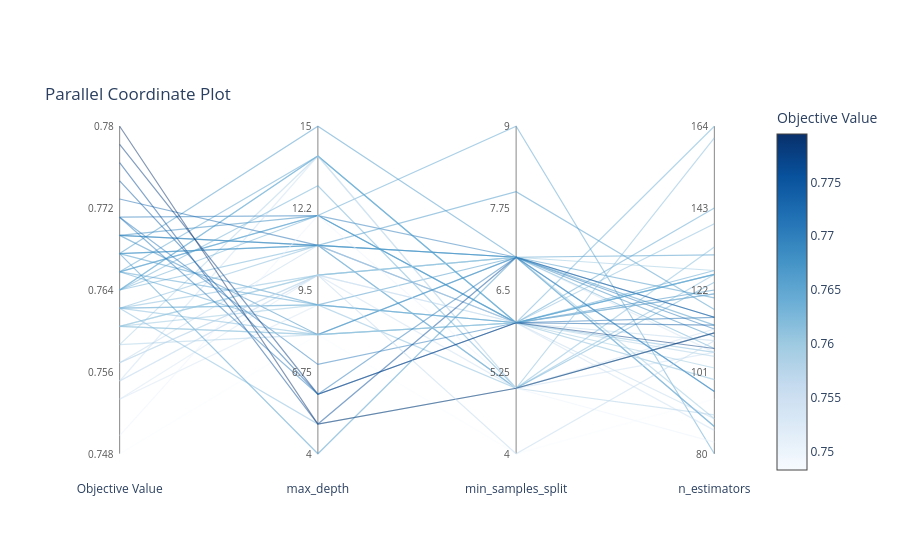

Source (notebook cell):
### Code cell
fig.update_traces(
    selector=dict(type="parcoords"),
    line=dict(cmin=0.76, cmax=0.786, colorscale="Blues"),
)
fig.show()

### Figure 1 — Plotly figure (JSON) as saved in the notebook; plotly's stock layout.template omitted (floating-point values rounded to 4 significant figures)
{"data": [{"customdata": [["Objective Value", "0.767"], ["max_depth", "9"], ["min_samples_split", "7"], ["n_estimators", "131"]], "hovertemplate": "%{customdata[0]}: %{customdata[1]}<extra></extra>", "line": {"color": "rgb(70.55555555555496, 149.1111111111107, 199.77777777777754)", "dash": "solid", "width": 1.2}, "mode": "lines", "opacity": 0.5, "showlegend": false, "type": "scatter", "x": [0, 1, 2, 3], "y": [0.6111, 0.4545, 0.6, 0.6071]}, {"customdata": [["Objective Value", "0.769"], ["max_depth", "11"], ["min_samples_split", "5"], ["n_estimators", "111"]], "hovertemplate": "%{customdata[0]}: %{customdata[1]}<extra></extra>", "line": {"color": "rgb(54.999999999999076, 134.99999999999906, 192.33333333333286)", "dash": "solid", "width": 1.2}, "mode": "lines", "opacity": 0.5, "showlegend": false, "type": "scatter", "x": [0, 1, 2, 3], "y": [0.6667, 0.6364, 0.2, 0.369]}, {"customdata": [["Objective Value", "0.748"], ["max_depth", "8"], ["min_samples_split", "4"], ["n_estimators", "94"]], "hovertemplate": "%{customdata[0]}: %{customdata[1]}<extra></extra>", "line": {"color": "rgb(247.0, 251.0, 255.0)", "dash": "solid", "width": 1.2}, "mode": "lines", "opacity": 0.5, "showlegend": false, "type": "scatter", "x": [0, 1, 2, 3], "y": [0, 0.3636, 0, 0.1667]}, {"customdata": [["Objective Value", "0.766"], ["max_depth", "14"], ["min_samples_split", "6"], ["n_estimators", "143"]], "hovertemplate": "%{customdata[0]}: %{customdata[1]}<extra></extra>", "line": {"color": "rgb(88.77777777777777, 161.55555555555554, 206.88888888888889)", "dash": "solid", "width": 1.2}, "mode": "lines", "opacity": 0.5, "showlegend": false, "type": "scatter", "x": [0, 1, 2, 3], "y": [0.5556, 0.9091, 0.4, 0.75]}, {"customdata": [["Objective Value", "0.764"], ["max_depth", "14"], ["min_samples_split", "6"], ["n_estimators", "164"]], "hovertemplate": "%{customdata[0]}: %{customdata[1]}<extra></extra>", "line": {"color": "rgb(106.99999999999942, 173.9999999999996, 213.99999999999977)", "dash": "solid", "width": 1.2}, "mode": "lines", "opacity": 0.5, "showlegend": false, "type": "scatter", "x": [0, 1, 2, 3], "y": [0.5, 0.9091, 0.4, 1]}, {"customdata": [["Objective Value", "0.759"], ["max_depth", "14"], ["min_samples_split", "5"], ["n_estimators", "90"]], "hovertemplate": "%{customdata[0]}: %{customdata[1]}<extra></extra>", "line": {"color": "rgb(171.3333333333322, 207.66666666666617, 229.66666666666626)", "dash": "solid", "width": 1.2}, "mode": "lines", "opacity": 0.5, "showlegend": false, "type": "scatter", "x": [0, 1, 2, 3], "y": [0.3333, 0.9091, 0.2, 0.119]}, {"customdata": [["Objective Value", "0.766"], ["max_depth", "12"], ["min_samples_split", "9"], ["n_estimators", "80"]], "hovertemplate": "%{customdata[0]}: %{customdata[1]}<extra></extra>", "line": {"color": "rgb(88.77777777777777, 161.55555555555554, 206.88888888888889)", "dash": "solid", "width": 1.2}, "mode": "lines", "opacity": 0.5, "showlegend": false, "type": "scatter", "x": [0, 1, 2, 3], "y": [0.5556, 0.7273, 1, 0]}, {"customdata": [["Objective Value", "0.767"], ["max_depth", "15"], ["min_samples_split", "7"], ["n_estimators", "115"]], "hovertemplate": "%{customdata[0]}: %{customdata[1]}<extra></extra>", "line": {"color": "rgb(70.55555555555496, 149.1111111111107, 199.77777777777754)", "dash": "solid", "width": 1.2}, "mode": "lines", "opacity": 0.5, "showlegend": false, "type": "scatter", "x": [0, 1, 2, 3], "y": [0.6111, 1, 0.6, 0.4167]}, {"customdata": [["Objective Value", "0.764"], ["max_depth", "12"], ["min_samples_split", "6"], ["n_estimators", "126"]], "hovertemplate": "%{customdata[0]}: %{customdata[1]}<extra></extra>", "line": {"color": "rgb(106.99999999999942, 173.9999999999996, 213.99999999999977)", "dash": "solid", "width": 1.2}, "mode": "lines", "opacity": 0.5, "showlegend": false, "type": "scatter", "x": [0, 1, 2, 3], "y": [0.5, 0.7273, 0.4, 0.5476]}, {"customdata": [["Objective Value", "0.753"], ["max_depth", "10"], ["min_samples_split", "7"], ["n_estimators", "106"]], "hovertemplate": "%{customdata[0]}: %{customdata[1]}<extra></extra>", "line": {"color": "rgb(214.00000000000034, 229.66666666666688, 244.33333333333346)", "dash": "solid", "width": 1.2}, "mode": "lines", "opacity": 0.5, "showlegend": false, "type": "scatter", "x": [0, 1, 2, 3], "y": [0.1667, 0.5455, 0.6, 0.3095]}, {"customdata": [["Objective Value", "0.757"], ["max_depth", "10"], ["min_samples_split", "6"], ["n_estimators", "109"]], "hovertemplate": "%{customdata[0]}: %{customdata[1]}<extra></extra>", "line": {"color": "rgb(189.11111111111055, 215.22222222222197, 235.8888888888887)", "dash": "solid", "width": 1.2}, "mode": "lines", "opacity": 0.5, "showlegend": false, "type": "scatter", "x": [0, 1, 2, 3], "y": [0.2778, 0.5455, 0.4, 0.3452]}, {"customdata": [["Objective Value", "0.764"], ["max_depth", "11"], ["min_samples_split", "7"], ["n_estimators", "107"]], "hovertemplate": "%{customdata[0]}: %{customdata[1]}<extra></extra>", "line": {"color": "rgb(107.00000000000072, 174.0000000000004, 214.00000000000017)", "dash": "solid", "width": 1.2}, "mode": "lines", "opacity": 0.5, "showlegend": false, "type": "scatter", "x": [0, 1, 2, 3], "y": [0.5, 0.6364, 0.6, 0.3214]}, {"customdata": [["Objective Value", "0.771"], ["max_depth", "12"], ["min_samples_split", "7"], ["n_estimators", "112"]], "hovertemplate": "%{customdata[0]}: %{customdata[1]}<extra></extra>", "line": {"color": "rgb(40.33333333333287, 120.33333333333286, 184.77777777777754)", "dash": "solid", "width": 1.2}, "mode": "lines", "opacity": 0.5, "showlegend": false, "type": "scatter", "x": [0, 1, 2, 3], "y": [0.7222, 0.7273, 0.6, 0.381]}, {"customdata": [["Objective Value", "0.755"], ["max_depth", "14"], ["min_samples_split", "5"], ["n_estimators", "112"]], "hovertemplate": "%{customdata[0]}: %{customdata[1]}<extra></extra>", "line": {"color": "rgb(203.33333333333334, 222.55555555555554, 240.77777777777777)", "dash": "solid", "width": 1.2}, "mode": "lines", "opacity": 0.5, "showlegend": false, "type": "scatter", "x": [0, 1, 2, 3], "y": [0.2222, 0.9091, 0.2, 0.381]}, {"customdata": [["Objective Value", "0.762"], ["max_depth", "9"], ["min_samples_split", "5"], ["n_estimators", "133"]], "hovertemplate": "%{customdata[0]}: %{customdata[1]}<extra></extra>", "line": {"color": "rgb(129.66666666666814, 186.44444444444525, 218.8888888888892)", "dash": "solid", "width": 1.2}, "mode": "lines", "opacity": 0.5, "showlegend": false, "type": "scatter", "x": [0, 1, 2, 3], "y": [0.4444, 0.4545, 0.2, 0.631]}, {"customdata": [["Objective Value", "0.769"], ["max_depth", "11"], ["min_samples_split", "7"], ["n_estimators", "87"]], "hovertemplate": "%{customdata[0]}: %{customdata[1]}<extra></extra>", "line": {"color": "rgb(54.999999999999076, 134.99999999999906, 192.33333333333286)", "dash": "solid", "width": 1.2}, "mode": "lines", "opacity": 0.5, "showlegend": false, "type": "scatter", "x": [0, 1, 2, 3], "y": [0.6667, 0.6364, 0.6, 0.08333]}, {"customdata": [["Objective Value", "0.764"], ["max_depth", "14"], ["min_samples_split", "6"], ["n_estimators", "126"]], "hovertemplate": "%{customdata[0]}: %{customdata[1]}<extra></extra>", "line": {"color": "rgb(107.00000000000072, 174.0000000000004, 214.00000000000017)", "dash": "solid", "width": 1.2}, "mode": "lines", "opacity": 0.5, "showlegend": false, "type": "scatter", "x": [0, 1, 2, 3], "y": [0.5, 0.9091, 0.4, 0.5476]}, {"customdata": [["Objective Value", "0.769"], ["max_depth", "12"], ["min_samples_split", "6"], ["n_estimators", "122"]], "hovertemplate": "%{customdata[0]}: %{customdata[1]}<extra></extra>", "line": {"color": "rgb(55.000000000000014, 135.0, 192.33333333333334)", "dash": "solid", "width": 1.2}, "mode": "lines", "opacity": 0.5, "showlegend": false, "type": "scatter", "x": [0, 1, 2, 3], "y": [0.6667, 0.7273, 0.4, 0.5]}, {"customdata": [["Objective Value", "0.762"], ["max_depth", "11"], ["min_samples_split", "5"], ["n_estimators", "126"]], "hovertemplate": "%{customdata[0]}: %{customdata[1]}<extra></extra>", "line": {"color": "rgb(129.66666666666669, 186.44444444444446, 218.88888888888889)", "dash": "solid", "width": 1.2}, "mode": "lines", "opacity": 0.5, "showlegend": false, "type": "scatter", "x": [0, 1, 2, 3], "y": [0.4444, 0.6364, 0.2, 0.5476]}, {"customdata": [["Objective Value", "0.766"], ["max_depth", "12"], ["min_samples_split", "6"], ["n_estimators", "127"]], "hovertemplate": "%{customdata[0]}: %{customdata[1]}<extra></extra>", "line": {"color": "rgb(88.77777777777777, 161.55555555555554, 206.88888888888889)", "dash": "solid", "width": 1.2}, "mode": "lines", "opacity": 0.5, "showlegend": false, "type": "scatter", "x": [0, 1, 2, 3], "y": [0.5556, 0.7273, 0.4, 0.5595]}, {"customdata": [["Objective Value", "0.773"], ["max_depth", "11"], ["min_samples_split", "6"], ["n_estimators", "115"]], "hovertemplate": "%{customdata[0]}: %{customdata[1]}<extra></extra>", "line": {"color": "rgb(27.444444444443732, 105.88888888888798, 175.44444444444372)", "dash": "solid", "width": 1.2}, "mode": "lines", "opacity": 0.5, "showlegend": false, "type": "scatter", "x": [0, 1, 2, 3], "y": [0.7778, 0.6364, 0.4, 0.4167]}, {"customdata": [["Objective Value", "0.764"], ["max_depth", "13"], ["min_samples_split", "5"], ["n_estimators", "124"]], "hovertemplate": "%{customdata[0]}: %{customdata[1]}<extra></extra>", "line": {"color": "rgb(107.00000000000072, 174.0000000000004, 214.00000000000017)", "dash": "solid", "width": 1.2}, "mode": "lines", "opacity": 0.5, "showlegend": false, "type": "scatter", "x": [0, 1, 2, 3], "y": [0.5, 0.8182, 0.2, 0.5238]}, {"customdata": [["Objective Value", "0.76"], ["max_depth", "10"], ["min_samples_split", "7"], ["n_estimators", "89"]], "hovertemplate": "%{customdata[0]}: %{customdata[1]}<extra></extra>", "line": {"color": "rgb(152.33333333333405, 198.88888888888928, 223.77777777777794)", "dash": "solid", "width": 1.2}, "mode": "lines", "opacity": 0.5, "showlegend": false, "type": "scatter", "x": [0, 1, 2, 3], "y": [0.3889, 0.5455, 0.6, 0.1071]}, {"customdata": [["Objective Value", "0.767"], ["max_depth", "11"], ["min_samples_split", "7"], ["n_estimators", "120"]], "hovertemplate": "%{customdata[0]}: %{customdata[1]}<extra></extra>", "line": {"color": "rgb(70.55555555555496, 149.1111111111107, 199.77777777777754)", "dash": "solid", "width": 1.2}, "mode": "lines", "opacity": 0.5, "showlegend": false, "type": "scatter", "x": [0, 1, 2, 3], "y": [0.6111, 0.6364, 0.6, 0.4762]}, {"customdata": [["Objective Value", "0.757"], ["max_depth", "11"], ["min_samples_split", "6"], ["n_estimators", "89"]], "hovertemplate": "%{customdata[0]}: %{customdata[1]}<extra></extra>", "line": {"color": "rgb(189.11111111111282, 215.22222222222294, 235.88888888888948)", "dash": "solid", "width": 1.2}, "mode": "lines", "opacity": 0.5, "showlegend": false, "type": "scatter", "x": [0, 1, 2, 3], "y": [0.2778, 0.6364, 0.4, 0.1071]}, {"customdata": [["Objective Value", "0.762"], ["max_depth", "10"], ["min_samples_split", "7"], ["n_estimators", "87"]], "hovertemplate": "%{customdata[0]}: %{customdata[1]}<extra></extra>", "line": {"color": "rgb(129.66666666666814, 186.44444444444525, 218.8888888888892)", "dash": "solid", "width": 1.2}, "mode": "lines", "opacity": 0.5, "showlegend": false, "type": "scatter", "x": [0, 1, 2, 3], "y": [0.4444, 0.5455, 0.6, 0.08333]}, {"customdata": [["Objective Value", "0.755"], ["max_depth", "10"], ["min_samples_split", "6"], ["n_estimators", "86"]], "hovertemplate": "%{customdata[0]}: %{customdata[1]}<extra></extra>", "line": {"color": "rgb(203.33333333333334, 222.55555555555554, 240.77777777777777)", "dash": "solid", "width": 1.2}, "mode": "lines", "opacity": 0.5, "showlegend": false, "type": "scatter", "x": [0, 1, 2, 3], "y": [0.2222, 0.5455, 0.4, 0.07143]}, {"customdata": [["Objective Value", "0.766"], ["max_depth", "8"], ["min_samples_split", "7"], ["n_estimators", "96"]], "hovertemplate": "%{customdata[0]}: %{customdata[1]}<extra></extra>", "line": {"color": "rgb(88.77777777777777, 161.55555555555554, 206.88888888888889)", "dash": "solid", "width": 1.2}, "mode": "lines", "opacity": 0.5, "showlegend": false, "type": "scatter", "x": [0, 1, 2, 3], "y": [0.5556, 0.3636, 0.6, 0.1905]}, {"customdata": [["Objective Value", "0.753"], ["max_depth", "9"], ["min_samples_split", "6"], ["n_estimators", "99"]], "hovertemplate": "%{customdata[0]}: %{customdata[1]}<extra></extra>", "line": {"color": "rgb(214.00000000000034, 229.66666666666688, 244.33333333333346)", "dash": "solid", "width": 1.2}, "mode": "lines", "opacity": 0.5, "showlegend": false, "type": "scatter", "x": [0, 1, 2, 3], "y": [0.1667, 0.4545, 0.4, 0.2262]}, {"customdata": [["Objective Value", "0.769"], ["max_depth", "8"], ["min_samples_split", "7"], ["n_estimators", "110"]], "hovertemplate": "%{customdata[0]}: %{customdata[1]}<extra></extra>", "line": {"color": "rgb(55.000000000000014, 135.0, 192.33333333333334)", "dash": "solid", "width": 1.2}, "mode": "lines", "opacity": 0.5, "showlegend": false, "type": "scatter", "x": [0, 1, 2, 3], "y": [0.6667, 0.3636, 0.6, 0.3571]}, {"customdata": [["Objective Value", "0.767"], ["max_depth", "11"], ["min_samples_split", "8"], ["n_estimators", "117"]], "hovertemplate": "%{customdata[0]}: %{customdata[1]}<extra></extra>", "line": {"color": "rgb(70.55555555555496, 149.1111111111107, 199.77777777777754)", "dash": "solid", "width": 1.2}, "mode": "lines", "opacity": 0.5, "showlegend": false, "type": "scatter", "x": [0, 1, 2, 3], "y": [0.6111, 0.6364, 0.8, 0.4405]}, {"customdata": [["Objective Value", "0.762"], ["max_depth", "9"], ["min_samples_split", "6"], ["n_estimators", "106"]], "hovertemplate": "%{customdata[0]}: %{customdata[1]}<extra></extra>", "line": {"color": "rgb(129.66666666666669, 186.44444444444446, 218.88888888888889)", "dash": "solid", "width": 1.2}, "mode": "lines", "opacity": 0.5, "showlegend": false, "type": "scatter", "x": [0, 1, 2, 3], "y": [0.4444, 0.4545, 0.4, 0.3095]}, {"customdata": [["Objective Value", "0.755"], ["max_depth", "10"], ["min_samples_split", "5"], ["n_estimators", "106"]], "hovertemplate": "%{customdata[0]}: %{customdata[1]}<extra></extra>", "line": {"color": "rgb(203.33333333333334, 222.55555555555554, 240.77777777777777)", "dash": "solid", "width": 1.2}, "mode": "lines", "opacity": 0.5, "showlegend": false, "type": "scatter", "x": [0, 1, 2, 3], "y": [0.2222, 0.5455, 0.2, 0.3095]}, {"customdata": [["Objective Value", "0.771"], ["max_depth", "7"], ["min_samples_split", "6"], ["n_estimators", "121"]], "hovertemplate": "%{customdata[0]}: %{customdata[1]}<extra></extra>", "line": {"color": "rgb(40.33333333333287, 120.33333333333286, 184.77777777777754)", "dash": "solid", "width": 1.2}, "mode": "lines", "opacity": 0.5, "showlegend": false, "type": "scatter", "x": [0, 1, 2, 3], "y": [0.7222, 0.2727, 0.4, 0.4881]}, {"customdata": [["Objective Value", "0.76"], ["max_depth", "9"], ["min_samples_split", "6"], ["n_estimators", "121"]], "hovertemplate": "%{customdata[0]}: %{customdata[1]}<extra></extra>", "line": {"color": "rgb(152.33333333333405, 198.88888888888928, 223.77777777777794)", "dash": "solid", "width": 1.2}, "mode": "lines", "opacity": 0.5, "showlegend": false, "type": "scatter", "x": [0, 1, 2, 3], "y": [0.3889, 0.4545, 0.4, 0.4881]}, {"customdata": [["Objective Value", "0.75"], ["max_depth", "12"], ["min_samples_split", "5"], ["n_estimators", "83"]], "hovertemplate": "%{customdata[0]}: %{customdata[1]}<extra></extra>", "line": {"color": "rgb(235.88888888888926, 243.8888888888891, 251.44444444444457)", "dash": "solid", "width": 1.2}, "mode": "lines", "opacity": 0.5, "showlegend": false, "type": "scatter", "x": [0, 1, 2, 3], "y": [0.05556, 0.7273, 0.2, 0.03571]}, {"customdata": [["Objective Value", "0.776"], ["max_depth", "5"], ["min_samples_split", "7"], ["n_estimators", "115"]], "hovertemplate": "%{customdata[0]}: %{customdata[1]}<extra></extra>", "line": {"color": "rgb(8.0, 77.33333333333334, 150.55555555555557)", "dash": "solid", "width": 1.2}, "mode": "lines", "opacity": 0.5, "showlegend": false, "type": "scatter", "x": [0, 1, 2, 3], "y": [0.8889, 0.09091, 0.6, 0.4167]}, {"customdata": [["Objective Value", "0.759"], ["max_depth", "8"], ["min_samples_split", "6"], ["n_estimators", "105"]], "hovertemplate": "%{customdata[0]}: %{customdata[1]}<extra></extra>", "line": {"color": "rgb(171.3333333333322, 207.66666666666617, 229.66666666666626)", "dash": "solid", "width": 1.2}, "mode": "lines", "opacity": 0.5, "showlegend": false, "type": "scatter", "x": [0, 1, 2, 3], "y": [0.3333, 0.3636, 0.4, 0.2976]}, {"customdata": [["Objective Value", "0.76"], ["max_depth", "8"], ["min_samples_split", "6"], ["n_estimators", "99"]], "hovertemplate": "%{customdata[0]}: %{customdata[1]}<extra></extra>", "line": {"color": "rgb(152.33333333333405, 198.88888888888928, 223.77777777777794)", "dash": "solid", "width": 1.2}, "mode": "lines", "opacity": 0.5, "showlegend": false, "type": "scatter", "x": [0, 1, 2, 3], "y": [0.3889, 0.3636, 0.4, 0.2262]}, {"customdata": [["Objective Value", "0.762"], ["max_depth", "8"], ["min_samples_split", "6"], ["n_estimators", "139"]], "hovertemplate": "%{customdata[0]}: %{customdata[1]}<extra></extra>", "line": {"color": "rgb(129.66666666666814, 186.44444444444525, 218.8888888888892)", "dash": "solid", "width": 1.2}, "mode": "lines", "opacity": 0.5, "showlegend": false, "type": "scatter", "x": [0, 1, 2, 3], "y": [0.4444, 0.3636, 0.4, 0.7024]}, {"customdata": [["Objective Value", "0.76"], ["max_depth", "10"], ["min_samples_split", "7"], ["n_estimators", "127"]], "hovertemplate": "%{customdata[0]}: %{customdata[1]}<extra></extra>", "line": {"color": "rgb(152.33333333333405, 198.88888888888928, 223.77777777777794)", "dash": "solid", "width": 1.2}, "mode": "lines", "opacity": 0.5, "showlegend": false, "type": "scatter", "x": [0, 1, 2, 3], "y": [0.3889, 0.5455, 0.6, 0.5595]}, {"customdata": [["Objective Value", "0.774"], ["max_depth", "6"], ["min_samples_split", "6"], ["n_estimators", "113"]], "hovertemplate": "%{customdata[0]}: %{customdata[1]}<extra></extra>", "line": {"color": "rgb(16.33333333333226, 91.6666666666653, 164.33333333333226)", "dash": "solid", "width": 1.2}, "mode": "lines", "opacity": 0.5, "showlegend": false, "type": "scatter", "x": [0, 1, 2, 3], "y": [0.8333, 0.1818, 0.4, 0.3929]}, {"customdata": [["Objective Value", "0.766"], ["max_depth", "9"], ["min_samples_split", "6"], ["n_estimators", "126"]], "hovertemplate": "%{customdata[0]}: %{customdata[1]}<extra></extra>", "line": {"color": "rgb(88.77777777777777, 161.55555555555554, 206.88888888888889)", "dash": "solid", "width": 1.2}, "mode": "lines", "opacity": 0.5, "showlegend": false, "type": "scatter", "x": [0, 1, 2, 3], "y": [0.5556, 0.4545, 0.4, 0.5476]}, {"customdata": [["Objective Value", "0.76"], ["max_depth", "8"], ["min_samples_split", "6"], ["n_estimators", "102"]], "hovertemplate": "%{customdata[0]}: %{customdata[1]}<extra></extra>", "line": {"color": "rgb(152.33333333333405, 198.88888888888928, 223.77777777777794)", "dash": "solid", "width": 1.2}, "mode": "lines", "opacity": 0.5, "showlegend": false, "type": "scatter", "x": [0, 1, 2, 3], "y": [0.3889, 0.3636, 0.4, 0.2619]}, {"customdata": [["Objective Value", "0.767"], ["max_depth", "4"], ["min_samples_split", "7"], ["n_estimators", "113"]], "hovertemplate": "%{customdata[0]}: %{customdata[1]}<extra></extra>", "line": {"color": "rgb(70.55555555555613, 149.11111111111148, 199.777777777778)", "dash": "solid", "width": 1.2}, "mode": "lines", "opacity": 0.5, "showlegend": false, "type": "scatter", "x": [0, 1, 2, 3], "y": [0.6111, 0, 0.6, 0.3929]}, {"customdata": [["Objective Value", "0.778"], ["max_depth", "6"], ["min_samples_split", "6"], ["n_estimators", "107"]], "hovertemplate": "%{customdata[0]}: %{customdata[1]}<extra></extra>", "line": {"color": "rgb(8.0, 62.6666666666662, 128.7777777777771)", "dash": "solid", "width": 1.2}, "mode": "lines", "opacity": 0.5, "showlegend": false, "type": "scatter", "x": [0, 1, 2, 3], "y": [0.9444, 0.1818, 0.4, 0.3214]}, {"customdata": [["Objective Value", "0.762"], ["max_depth", "5"], ["min_samples_split", "5"], ["n_estimators", "161"]], "hovertemplate": "%{customdata[0]}: %{customdata[1]}<extra></extra>", "line": {"color": "rgb(129.66666666666669, 186.44444444444446, 218.88888888888889)", "dash": "solid", "width": 1.2}, "mode": "lines", "opacity": 0.5, "showlegend": false, "type": "scatter", "x": [0, 1, 2, 3], "y": [0.4444, 0.09091, 0.2, 0.9643]}, {"customdata": [["Objective Value", "0.78"], ["max_depth", "5"], ["min_samples_split", "5"], ["n_estimators", "111"]], "hovertemplate": "%{customdata[0]}: %{customdata[1]}<extra></extra>", "line": {"color": "rgb(8.0, 48.0, 107.0)", "dash": "solid", "width": 1.2}, "mode": "lines", "opacity": 0.5, "showlegend": false, "type": "scatter", "x": [0, 1, 2, 3], "y": [1, 0.09091, 0.2, 0.369]}, {"customdata": [["Objective Value", "0.771"], ["max_depth", "6"], ["min_samples_split", "7"], ["n_estimators", "96"]], "hovertemplate": "%{customdata[0]}: %{customdata[1]}<extra></extra>", "line": {"color": "rgb(40.33333333333287, 120.33333333333286, 184.77777777777754)", "dash": "solid", "width": 1.2}, "mode": "lines", "opacity": 0.5, "showlegend": false, "type": "scatter", "x": [0, 1, 2, 3], "y": [0.7222, 0.1818, 0.6, 0.1905]}, {"customdata": [["Objective Value", "0.757"], ["max_depth", "10"], ["min_samples_split", "4"], ["n_estimators", "109"]], "hovertemplate": "%{customdata[0]}: %{customdata[1]}<extra></extra>", "line": {"color": "rgb(189.11111111111055, 215.22222222222197, 235.8888888888887)", "dash": "solid", "width": 1.2}, "mode": "lines", "opacity": 0.5, "showlegend": false, "type": "scatter", "x": [0, 1, 2, 3], "y": [0.2778, 0.5455, 0, 0.3452]}, {"hoverinfo": "skip", "marker": {"cmax": 0.7795, "cmin": 0.7483, "color": [0.7483, 0.7795], "colorbar": {"title": {"text": "Objective Value"}}, "colorscale": [[0, "rgb(247,251,255)"], [0.125, "rgb(222,235,247)"], [0.25, "rgb(198,219,239)"], [0.375, "rgb(158,202,225)"], [0.5, "rgb(107,174,214)"], [0.625, "rgb(66,146,198)"], [0.75, "rgb(33,113,181)"], [0.875, "rgb(8,81,156)"], [1, "rgb(8,48,107)"]], "reversescale": false, "showscale": true}, "mode": "markers", "showlegend": false, "type": "scatter", "x": [null, null], "y": [null, null]}], "layout": {"annotations": [{"font": {"color": "#555", "size": 10}, "showarrow": false, "text": "0.748", "x": 0, "xanchor": "right", "xshift": -4, "y": 0}, {"font": {"color": "#555", "size": 10}, "showarrow": false, "text": "0.756", "x": 0, "xanchor": "right", "xshift": -4, "y": 0.25}, {"font": {"color": "#555", "size": 10}, "showarrow": false, "text": "0.764", "x": 0, "xanchor": "right", "xshift": -4, "y": 0.5}, {"font": {"color": "#555", "size": 10}, "showarrow": false, "text": "0.772", "x": 0, "xanchor": "right", "xshift": -4, "y": 0.75}, {"font": {"color": "#555", "size": 10}, "showarrow": false, "text": "0.78", "x": 0, "xanchor": "right", "xshift": -4, "y": 1}, {"font": {"color": "#555", "size": 10}, "showarrow": false, "text": "4", "x": 1, "xanchor": "right", "xshift": -4, "y": 0}, {"font": {"color": "#555", "size": 10}, "showarrow": false, "text": "6.75", "x": 1, "xanchor": "right", "xshift": -4, "y": 0.25}, {"font": {"color": "#555", "size": 10}, "showarrow": false, "text": "9.5", "x": 1, "xanchor": "right", "xshift": -4, "y": 0.5}, {"font": {"color": "#555", "size": 10}, "showarrow": false, "text": "12.2", "x": 1, "xanchor": "right", "xshift": -4, "y": 0.75}, {"font": {"color": "#555", "size": 10}, "showarrow": false, "text": "15", "x": 1, "xanchor": "right", "xshift": -4, "y": 1}, {"font": {"color": "#555", "size": 10}, "showarrow": false, "text": "4", "x": 2, "xanchor": "right", "xshift": -4, "y": 0}, {"font": {"color": "#555", "size": 10}, "showarrow": false, "text": "5.25", "x": 2, "xanchor": "right", "xshift": -4, "y": 0.25}, {"font": {"color": "#555", "size": 10}, "showarrow": false, "text": "6.5", "x": 2, "xanchor": "right", "xshift": -4, "y": 0.5}, {"font": {"color": "#555", "size": 10}, "showarrow": false, "text": "7.75", "x": 2, "xanchor": "right", "xshift": -4, "y": 0.75}, {"font": {"color": "#555", "size": 10}, "showarrow": false, "text": "9", "x": 2, "xanchor": "right", "xshift": -4, "y": 1}, {"font": {"color": "#555", "size": 10}, "showarrow": false, "text": "80", "x": 3, "xanchor": "right", "xshift": -4, "y": 0}, {"font": {"color": "#555", "size": 10}, "showarrow": false, "text": "101", "x": 3, "xanchor": "right", "xshift": -4, "y": 0.25}, {"font": {"color": "#555", "size": 10}, "showarrow": false, "text": "122", "x": 3, "xanchor": "right", "xshift": -4, "y": 0.5}, {"font": {"color": "#555", "size": 10}, "showarrow": false, "text": "143", "x": 3, "xanchor": "right", "xshift": -4, "y": 0.75}, {"font": {"color": "#555", "size": 10}, "showarrow": false, "text": "164", "x": 3, "xanchor": "right", "xshift": -4, "y": 1}], "hovermode": "closest", "legend": {"orientation": "h", "x": 1, "xanchor": "right", "y": 1, "yanchor": "bottom"}, "plot_bgcolor": "white", "shapes": [{"layer": "below", "line": {"color": "#888", "width": 1}, "type": "line", "x0": 0, "x1": 0, "y0": 0, "y1": 1}, {"layer": "below", "line": {"color": "#888", "width": 1}, "type": "line", "x0": 1, "x1": 1, "y0": 0, "y1": 1}, {"layer": "below", "line": {"color": "#888", "width": 1}, "type": "line", "x0": 2, "x1": 2, "y0": 0, "y1": 1}, {"layer": "below", "line": {"color": "#888", "width": 1}, "type": "line", "x0": 3, "x1": 3, "y0": 0, "y1": 1}], "title": {"text": "Parallel Coordinate Plot", "y": 1, "yanchor": "bottom", "yref": "paper"}, "xaxis": {"range": [-0.2, 3.2], "showgrid": false, "tickmode": "array", "ticktext": ["Objective Value", "max_depth", "min_samples_split", "n_estimators"], "tickvals": [0, 1, 2, 3], "zeroline": false}, "yaxis": {"fixedrange": true, "range": [-0.08, 1.08], "visible": false}}}
